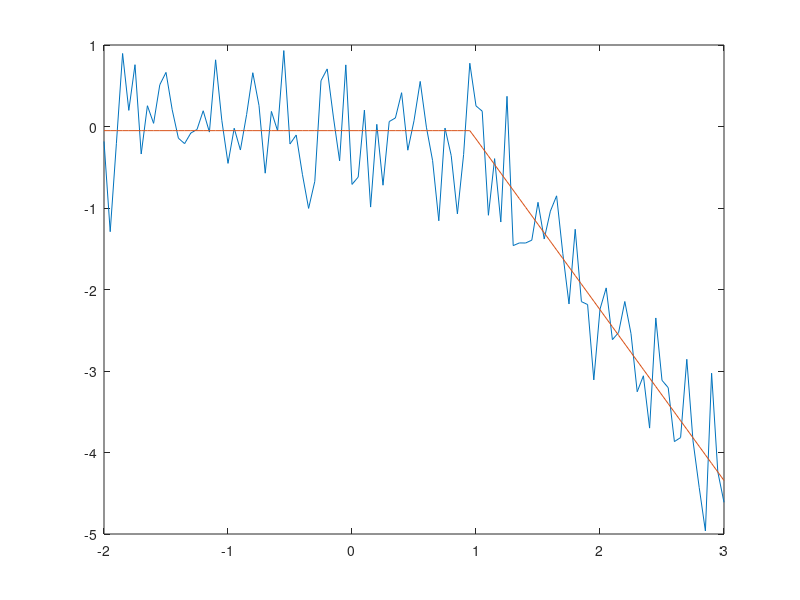

MATLAB code for this plot:
xdata = linspace(-2,3,101);
ydata = log(abs(10./(10+1i*10.^xdata))) + 0.5*randn(size(xdata));
plot(xdata,ydata)
F = @(B,xdata) min(B(1),B(2)+B(3)*xdata);   %Form of the equation
IC = [max(ydata) max(ydata) 0]; %Initial guess
B = lsqcurvefit( F,IC,xdata,ydata,[min(ydata) -inf -inf],[max(xdata) inf 0]);
hold all;
plot(xdata,F(B,xdata));
a = (B(1) - B(2)) / B(3)
cte = B(1)
c = B(2)
d = B(3)